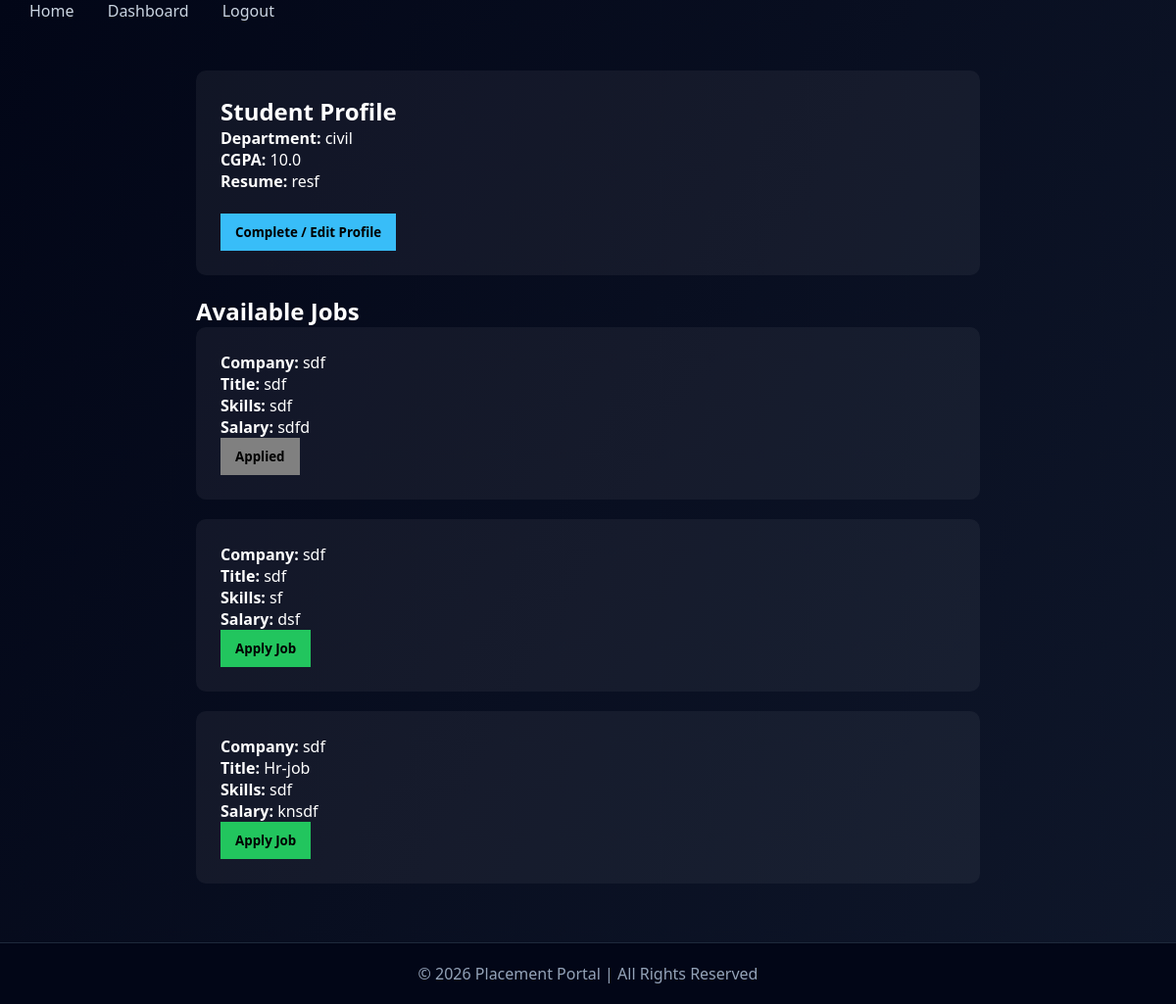
Screenshot of /student_dashboard (signed in) with the database file from the repository.
### app.py (models this page shows)
class StudentProfile(db.Model):
    __tablename__ = "student_profiles"
    id = db.Column(db.Integer, primary_key=True)
    user_id = db.Column(
        db.Integer,
        db.ForeignKey("users.id"),
        nullable=False,
        unique=True
    )
    department = db.Column(db.String(100))
    cgpa = db.Column(db.Float)
    resume = db.Column(db.String(200))
    user = db.relationship("User", back_populates="student_profile")
    applications = db.relationship(
        "Application",
        back_populates="student",
        cascade="all, delete"
    )

class Job(db.Model):
    __tablename__ = "jobs"
    id = db.Column(db.Integer, primary_key=True)
    company_id = db.Column(
        db.Integer,
        db.ForeignKey("company_profiles.id"),
        nullable=False
    )
    title = db.Column(db.String(150))
    skills = db.Column(db.String(200))
    salary = db.Column(db.String(50))
    is_approved = db.Column(db.Boolean, default=False)
    is_closed = db.Column(db.Boolean, default=False)
    company = db.relationship("CompanyProfile", back_populates="jobs")
    applications = db.relationship(
        "Application",
        back_populates="job",
        cascade="all, delete"
    )

class CompanyProfile(db.Model):
    __tablename__ = "company_profiles"
    id = db.Column(db.Integer, primary_key=True)
    user_id = db.Column(
        db.Integer,
        db.ForeignKey("users.id"),
        nullable=False,
        unique=True
    )
    company_name = db.Column(db.String(150))
    industry = db.Column(db.String(100))
    website = db.Column(db.String(150))
    description = db.Column(db.Text)
    location = db.Column(db.String(100))
    company_size = db.Column(db.String(50))
    user = db.relationship("User", back_populates="company_profile")
    jobs = db.relationship(
        "Job",
        back_populates="company",
        cascade="all, delete"
    )

class Application(db.Model):
    __tablename__ = "applications"
    id = db.Column(db.Integer, primary_key=True)
    job_id = db.Column(
        db.Integer,
        db.ForeignKey("jobs.id"),
        nullable=False
    )
    student_id = db.Column(
        db.Integer,
        db.ForeignKey("student_profiles.id"),
        nullable=False
    )
    status = db.Column(db.String(50), default="Applied")
    applied_at = db.Column(db.DateTime, default=datetime.utcnow)
    job = db.relationship("Job", back_populates="applications")
    student = db.relationship("StudentProfile", back_populates="applications")

### app.py (the view)
@app.route("/student_dashboard")
def student_dashboard():
    if "user_id" not in session:
        return redirect(url_for("login"))
    user_id = session["user_id"]
    student = StudentProfile.query.filter_by(user_id=user_id).first()
    jobs = Job.query.filter_by(is_approved=True, is_closed=False).all()
    applications = Application.query.filter_by(student_id=student.id).all()
    application_status = {app.job_id: app.status for app in applications}
    return render_template(
        "student_dashboard.html",
        student=student,
        jobs=jobs,
        application_status=application_status
    )

### templates/student_dashboard.html (shortened to what this page needs)
{% extends 'base.html' %}
{% block content %}
</head>
<body>
    <div class="container">
        <div class="card">
            <h2>Student Profile</h2>
            {% if student %}
            <p><b>Department:</b> {{ student.department }}</p>
            <p><b>CGPA:</b> {{ student.cgpa }}</p>
            <p><b>Resume:</b> {{ student.resume }}</p>
            {% else %}
            <p class="incomplete">⚠ Profile Incomplete</p>
            {% endif %}
            <br>
            <a href="/complete-student-profile">
                <button class="btn">Complete / Edit Profile</button>
            </a>
        </div>
        <h2>Available Jobs</h2>
        {% for job in jobs %}
        <div class="card">
            <p><b>Company:</b> {{ job.company.company_name }}</p>
            <p><b>Title:</b> {{ job.title }}</p>
            <p><b>Skills:</b> {{ job.skills }}</p>
            <p><b>Salary:</b> {{ job.salary }}</p>
            {% if job.id in application_status %}
            {% set status = application_status[job.id] %}
            <button class="btn" style="background: gray; cursor: not-allowed;">
                {{ status }}
            </button>
            {% else %}
            <a href="/apply-job/{{ job.id }}">
                <button class="btn apply">Apply Job</button>
            </a>
            {% endif %}
        </div>
        {% endfor %}
    </div>
    {% endblock %}

### templates/base.html (style rules this page uses)
* { margin: 0; padding: 0; box-sizing: border-box; font-family: "Segoe UI", Arial, sans-serif; }
body { background: #0f172a; color: #e2e8f0; }
.container { width: 85%; margin: auto; }

### templates/student_dashboard.html (style rules this page uses)
body { font-family: Arial; background: linear-gradient(120deg, #020617, #0f172a); color: white; }
.container { width: 800px; margin: 50px auto; }
.card { background: rgba(255, 255, 255, 0.05); padding: 25px; border-radius: 10px; margin-bottom: 20px; }
.btn { padding: 10px 15px; background: #38bdf8; border: none; color: black; font-weight: bold; cursor: pointer; }
.apply { background: #22c55e; color: black; }

### rows the page displays
StudentProfile: department "civil", cgpa "10.0", resume "resf"
Job: company.company_name "sdf", title "sdf", skills "sdf", salary "sdfd"
Application: status "Applied"
Job: company.company_name "sdf", title "sdf", skills "sf", salary "dsf"
Job: company.company_name "sdf", title "Hr-job", skills "sdf", salary "knsdf"
